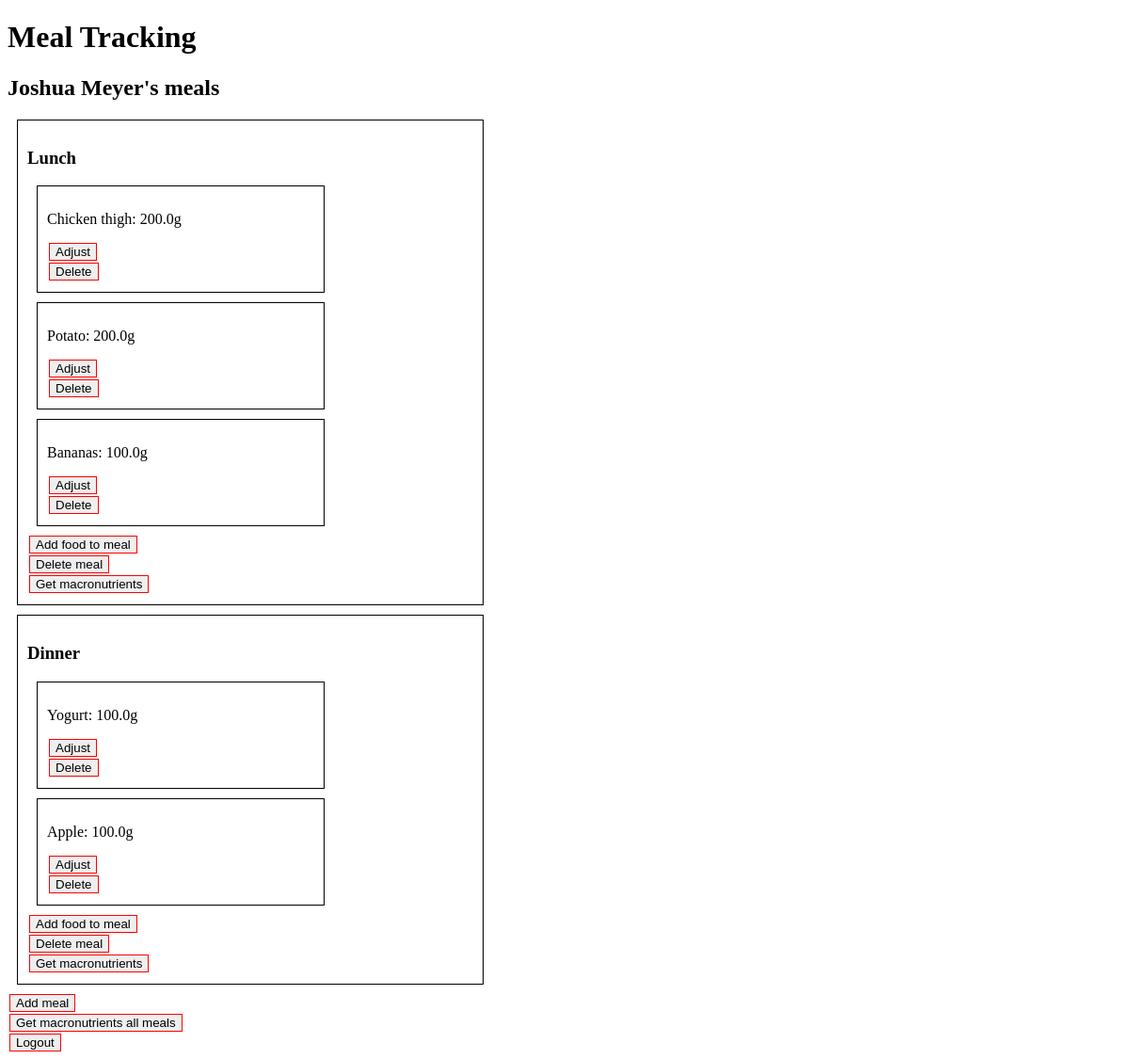
The app's page /users/3 (signed in) with its own data.
### models.py (models this page shows)
class User(db.Model, UserMixin):
    id = mapped_column(Integer, primary_key=True)
    name = mapped_column(String(200), nullable=False, unique=True)
    phone = mapped_column(String(20), nullable=False)
    height = mapped_column(Float, nullable=False)
    weight = mapped_column(Float, nullable=False)
    gender = mapped_column(String(20), nullable=False)
    age = mapped_column(Integer, nullable=False)
    tdee = mapped_column(Float, nullable=True, default=2000)
    password = mapped_column(String(200), nullable=False)
    meals = relationship("Meal")
    def getTotalMacros(self):
        fat = 0
        protein = 0
        carbs = 0
        calories = 0
        for each in self.meals:
            macros = each.getMacros()
            fat += macros["fat"]
            protein += macros["protein"]
            carbs += macros["carbs"]
            calories += macros["calories"]
        return {"fat": fat, "protein": protein, "carbs": carbs, "calories": calories}

class Meal(db.Model):
    id = mapped_column(Integer, primary_key=True)
    user_id = mapped_column(Integer, ForeignKey(User.id), nullable=False)
    name = mapped_column(String(200), nullable=False)
    user = relationship("User", back_populates="meals")
    foodlist = relationship("FoodMeal", back_populates="meal")
    def getMacros(self):
        fat = 0
        protein = 0
        carbs = 0
        calories = 0
        for each in self.foodlist:
            food = each.food
            fat += food.fat * each.amount/100
            protein += food.protein * each.amount/100
            carbs += food.carbs * each.amount/100
            calories += food.calories * each.amount/100
        return {"fat": fat, "protein": protein, "carbs": carbs, "calories": calories}

class FoodMeal(db.Model):
    id = mapped_column(Integer, primary_key=True)
    meal_id = mapped_column(Integer, ForeignKey(Meal.id), nullable=False)
    food_id = mapped_column(Integer, ForeignKey(Food.id), nullable=False)
    amount = mapped_column(Float, nullable=False)
    meal = relationship("Meal")
    food = relationship("Food")

class Food(db.Model):
    id = mapped_column(Integer, primary_key=True)
    name = mapped_column(String(200), nullable=False, unique=True)
    calories = mapped_column(Float, nullable=False)
    protein = mapped_column(Float, nullable=False)
    carbs = mapped_column(Float, nullable=False)
    fat = mapped_column(Float, nullable=False)
    def toDict(self):
        return {"id": self.id, "name": self.name, "calories": self.calories, "protein": self.protein, "fat": self.fat, "carbs": self.carbs}

### app.py (the view)
@app.route("/users/<int:user_id>")
@login_required
def user_info(user_id):
    statement = select(User).where(User.id == user_id)
    records = db.session.execute(statement)
    data = records.scalars().first()
    food_list = Food.query.all()
    food_list_dict = [each.toDict() for each in food_list]
    return render_template("user_info.html", user = data, food_list = food_list, food_list_dict = food_list_dict)

### app.py (called while the page is built)
@login_manager.user_loader
def load_user(user_id):
    return db.get_or_404(User, user_id)

### templates/user_info.html (shortened to what this page needs)
{% extends "base.html" %}
{% block content %}
<h2> {{ user.name }}'s meals</h2>
    {% for each in user.meals %}
        <div class="mealInfo">
            <h3>{{ each.name }}</h3>
            {% for food in each.foodlist %}
                <div class="foodMealInfo">
                    <p>{{ food.food.name }}: {{ food.amount }}g</p>
                    <button type="button" onclick="displayNextElement(this)"> Adjust </button>
                    <form
                    action="{{ url_for('delete_foodmeal',
                                        user_id=user.id,
                                        food_id=food.id) }}"
                    method="post">
                        <button type="submit">Delete</button>
                    </form>
                </div>
            {% endfor %}
            <button type="button" onclick="displayNextElement(this)"> Add food to meal </button>
            <form
            action="{{ url_for('delete_meal',
                                user_id=user.id,
                                meal_id=each.id)}}"
            method="post">
                <button type="submit">Delete meal</button>
            </form>
            <button type="button" onclick="displayNextElement(this)"> Get macronutrients </button>
        </div>
    {% endfor %}
    <button type="button" style="display: block;"
    onclick="displayNextElement(this)"> Add meal </button>
    <button type="button" onclick="displayNextElement(this)"> Get macronutrients all meals </button>
    <form
    action="{{ url_for('logout',
                        user_id=user.id)}}"
    method="post">
        <button type="submit"> Logout </button>
    </form>
{% endblock %}

### static/style.css (style rules this page uses)
button { display: block; margin: 2px; border: 1px solid red; }
.formNeedInput, .mealInfo, .foodMealInfo, span { border: 1px solid black; padding: 10px; width: 40%; margin: 10px; }
div { margin: 10px; padding: 5px; }
.foodMealInfo { width: 60%; }

### records on screen
User: name "Joshua Meyer"
Meal: name "Lunch"
FoodMeal: food.name "Chicken thigh", amount "200.0"
FoodMeal: food.name "Potato", amount "200.0"
FoodMeal: food.name "Bananas", amount "100.0"
Meal: name "Dinner"
FoodMeal: food.name "Yogurt", amount "100.0"
FoodMeal: food.name "Apple", amount "100.0"
